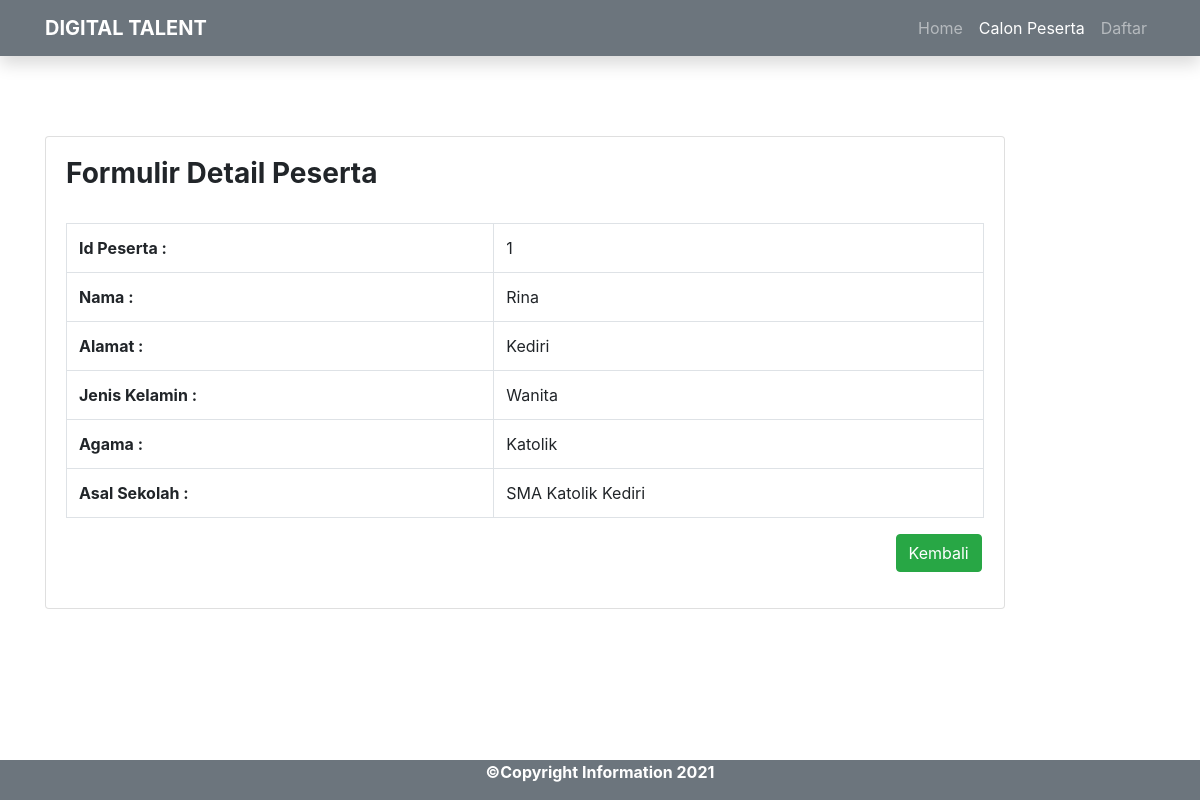
Screenshot of /detail.php?id=1 with the database file from the repository.
### tables this page shows
CREATE TABLE `calon_peserta` (
  `id` int(11) NOT NULL,
  `nama` varchar(64) NOT NULL,
  `alamat` varchar(255) NOT NULL,
  `jenis_kelamin` varchar(20) NOT NULL,
  `agama` varchar(20) NOT NULL,
  `sekolah_asal` varchar(64) NOT NULL
);

### detail.php (the view, shortened to what this page needs)
<?php
include("koneksi.php");
$id = $_GET['id'];
$sql = "SELECT * FROM calon_peserta WHERE id=$id";
$query = mysqli_query($db, $sql);
$siswa = mysqli_fetch_assoc($query);
?>
<!DOCTYPE html>
<html lang="en">
<head>
    <link rel="stylesheet" href="css/bootstrap.css">
</head>
<body>
    <div class="row-xxl-4">
        <div class="col-xxl-4">
            <nav class="navbar navbar-expand-xl navbar-dark bg-secondary shadow fixed-top">
                <div class="container">
                    <a class="navbar-brand" style="font-weight: bold" href="index.php">DIGITAL TALENT</a>
                    <div class="collapse navbar-collapse justify-content-end" id="navbarNav">
                    <ul class="navbar-nav ms-auto">
                        <li class="nav-item">
                        <a class="nav-link " aria-current="page" href="index.php">Home</a>
                        </li>
                        <li class="nav-item">
                            <a class="nav-link active disabled" href="list.php">Calon Peserta</a>
                        </li>
                        <li class="nav-item">
                            <a class="nav-link" aria-disabled="true" href="daftar.php" tabindex="-1">Daftar</a>
                        </li>
                    </ul>
                    </div>
                </div>
            </nav>
        </div>
    </div>
    <div class="container" style="margin-top: 8.5rem; margin-bottom: ">
        <div class="row">
            <div class="col">
                <div class="card" style="width: 60rem;">
                    <div class="card-body">
                        <header>
                            <h3 style="margin-bottom: 1rem"><strong>Formulir Detail Peserta</strong></h3>
                        </header>
                            <fieldset>
                                <table class="table table-bordered mt-3">
                                    <tr>
                                        <td><strong> Id Peserta : </strong></td>
                                        <td><?php echo $siswa['id'] ?></td>
                                    </tr>
                                    <tr>
                                        <td><strong> Nama : </strong></td>
                                        <td><?php echo $siswa['nama'] ?></td>
                                    </tr>
                                    <tr>
                                        <td><strong> Alamat : </strong></td>
                                        <td><?php echo $siswa['alamat'] ?></td>
                                    </tr>
                                    <tr>
                                        <td><strong> Jenis Kelamin : </strong></td>
                                        <td><?php echo $siswa['jenis_kelamin'] ?></td>
                                    </tr>
                                    <tr>
                                        <td><strong> Agama : </strong></td>
                                        <td><?php echo $siswa['agama'] ?></td>
                                    </tr>
                                    <tr>
                                        <td><strong> Asal Sekolah : </strong></td>
                                        <td><?php echo $siswa['sekolah_asal'] ?></td>
                                    </tr>
                                </table>
                                <div class="mb-3" style="margin-left: 51.6rem">
                                        <a style="color: white; text-decoration: none;" href="list.php"><button type="button" class="btn btn-success ml-1">Kembali</button></a>
                                    </div>
                            </fieldset>
                    </div>
                </div>
            </div>
        </div>
    </div>
    <footer class="bg-secondary text-white text-center fixed-bottom">
        <p><b>©Copyright Information 2021</b></p>
    </footer>
</body>
</html>

### rows the page displays
calon_peserta: id "1", nama "Rina", alamat "Kediri", jenis_kelamin "Wanita", agama "Katolik", sekolah_asal "SMA Katolik Kediri"
